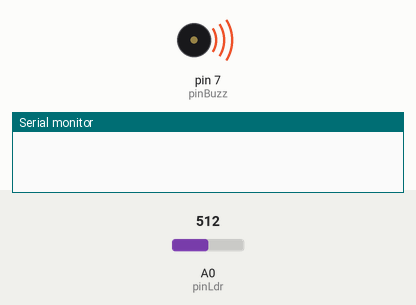
A sketch run on a simulated Arduino Uno, built with avr-gcc and run on an emulated ATmega328P. Shown: buzzer (waves = sounding, pin HIGH), the last lines printed to the serial monitor. The test bench sets the inputs (shaded band); at power-on: A0 (pinLdr) = 512.

Above: at 0.01 s.
At 11.6 s:
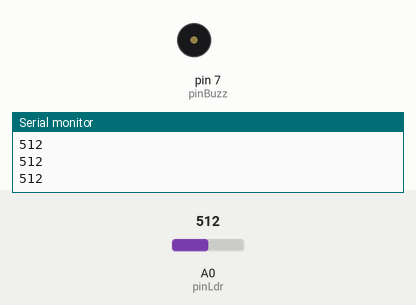
11.7 s: A0 (pinLdr) set to 716
At 11.96 s:
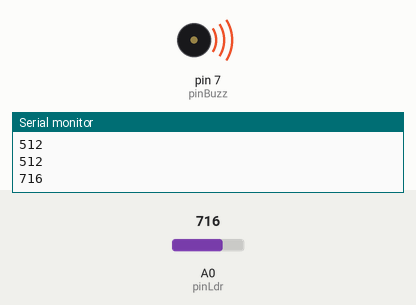
Timing chart, 0 to 20.7 s (numbered marks = the images above; inputs shaded):
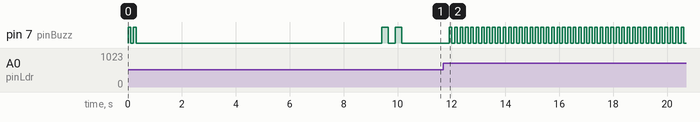

The sketch:

Fotometro.ino
```cpp
#define pinLdr A0
#define pinBuzz 7


// Som que mostra que o sistima acabou de ser ligado:
// [2 apitos rápidos]
void sinalLigar();

// Som que mostra que o sistema terminou de coletar os
// dados iniciais e o processo de titulação pode iniciar:
// [2 apitos lentos]
void sinalIniciar();

// Som que mostra que a titulação chegou ao fim, pois a
// solução mudou de cor:
// [apita sem parar]
void sinalMudouCor();


// Variáveis de estado:
float mean = 0; // média
float var = 0;  // variância
int count = 0;  // contagem

// Variável auxiliar para leitura do ldr:
int dadoLido;

// Função para atualizar a média e a variância:
void add(int dado) {
    // Algoritmos de Estimação Recursiva:
    // http://www.mfap.com.br/pesquisa/arquivos/20081212090656-31608.pdf
    count++;
    var = var + ((count - 1) * (dado - mean) * (dado - mean)  / count - var) / count;
    mean = mean + (dado - mean) / (count);
}


void setup() {
    Serial.begin(9600);
    pinMode(pinBuzz, OUTPUT);

    sinalLigar();

    // Monta o estado inicial a partir dos 30 primeiros dados:
    while (count < 30) {
        dadoLido = analogRead(pinLdr);
        Serial.println(dadoLido);
        add(dadoLido);
        delay(300);
    }

    sinalIniciar();
}


void loop() {
    dadoLido = analogRead(pinLdr);
    Serial.println(dadoLido);

    // Detecta o ponto de interesse:
    // Heurística - valor lido deve ser maior que 4x desvio padrão em cima da média recursiva.
    if (abs(dadoLido - mean) > 4*sqrt(var)) {
        sinalMudouCor();
    }
    else {
        add(dadoLido);
    }

    delay(300);
}


void sinalLigar() {
    for (int i = 0; i < 2; i++) {
        digitalWrite(pinBuzz, HIGH);
        delay(100);
        digitalWrite(pinBuzz, LOW);
        delay(100);
    }
}

void sinalIniciar() {
    for (int i = 0; i < 2; i++) {
        digitalWrite(pinBuzz, HIGH);
        delay(250);
        digitalWrite(pinBuzz, LOW);
        delay(250);
    }
}

void sinalMudouCor() {
    while (true) {
        digitalWrite(pinBuzz, HIGH);
        delay(100);
        digitalWrite(pinBuzz, LOW);
        delay(100);
    }
}
```

Measured:
- after the input at 11.7 s, pin 7 (pinBuzz): alternates HIGH for 0.10 s and LOW for 0.10 s, starting after 0.22 s
